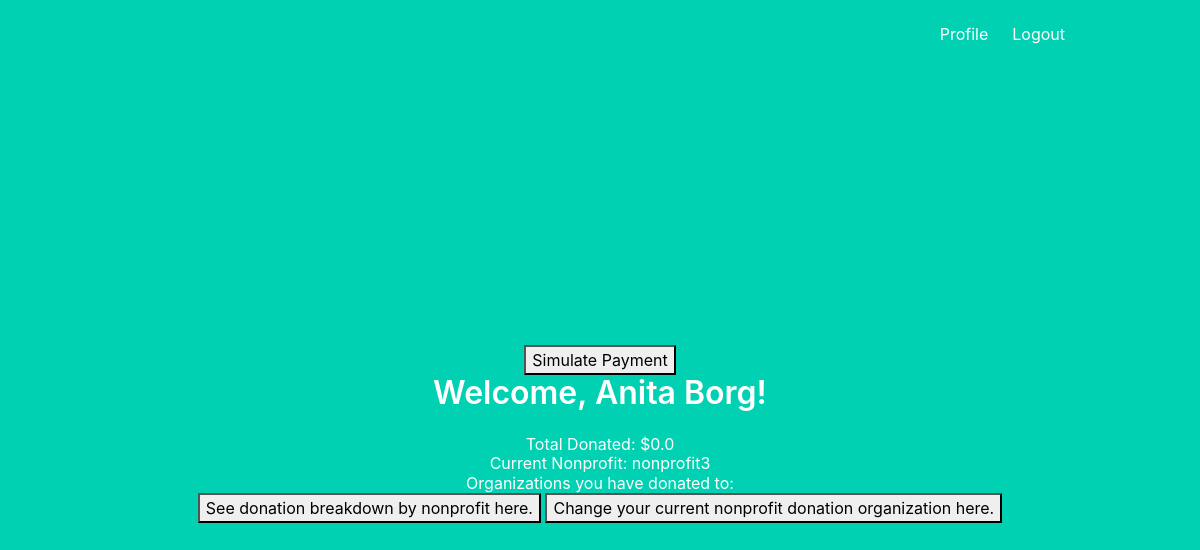
The app's page /profile (signed in), older data.
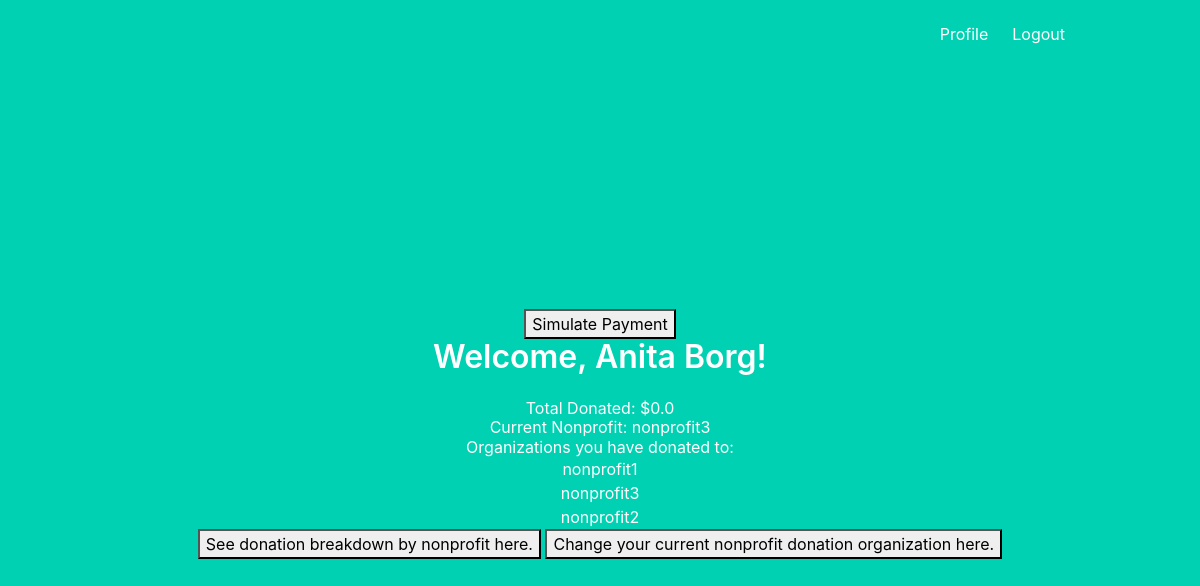
The same page, newer data.
### models.py (models this page shows)
class Transaction(db.Model):
	id = db.Column(db.Integer,  primary_key=True)
	name = db.Column(db.String(100))
	user_id = db.Column(db.Integer)
	amt = db.Column(db.Float)

### main.py (the view)
@main.route('/profile')
@login_required
def profile():
	total = current_user.total
	name = current_user.name
	nonprofit = current_user.nonprofit
	orgs = Transaction.query.filter_by(user_id=current_user.id).all()
	if 'category' in request.args and 'price' in request.args:
		payment = {
		'category': request.args['category'],
		'price' : request.args['price']
		}
	else:
		payment = None
	return render_template('profile.html', nonprofit=nonprofit,total=round(total,2), name=name, orgs=orgs, payment=payment)

### __init__.py (called while the page is built)
def create_app():
    app = Flask(__name__)
    app.config['SECRET_KEY'] = '9OLWxND4o83j4K4iuopO'
    app.config['SQLALCHEMY_DATABASE_URI'] = 'sqlite:///db.sqlite'
    db.init_app(app)
    login_manager = LoginManager()
    login_manager.login_view = 'auth.login'
    login_manager.init_app(app)
    from .models import User
    @login_manager.user_loader
    def load_user(user_id):
        return User.query.get(int(user_id))
    from .auth import auth as auth_blueprint
    app.register_blueprint(auth_blueprint)
    from .main import main as main_blueprint
    app.register_blueprint(main_blueprint)
    return app

### templates/profile.html (shortened to what this page needs)
{% extends "base.html" %}
{% block content %}
<a href="{{ url_for('main.payment') }}"><button>Simulate Payment</button></a>
<h1 class="title">
  Welcome, {{name}}!
</h1>
<h2>Total Donated: ${{total}}</h2>
<h2>Current Nonprofit: {{nonprofit}}</h2>
<h2>Organizations you have donated to: </h2>
<ul>
{% for org in orgs %}
<li>{{org.name}}</li>
{% endfor %}
</ul>
<a href="{{ url_for('main.breakdown') }}"><button>See donation breakdown by nonprofit here.</button></a>
<a href="{{ url_for('main.nonprofit') }}"><button>Change your current nonprofit donation organization here.</button></a>
{% endblock %}

Row changes from the older to the newer data that the page shows:
added Transaction: name "nonprofit1"
added Transaction: name "nonprofit3"
added Transaction: name "nonprofit2"
